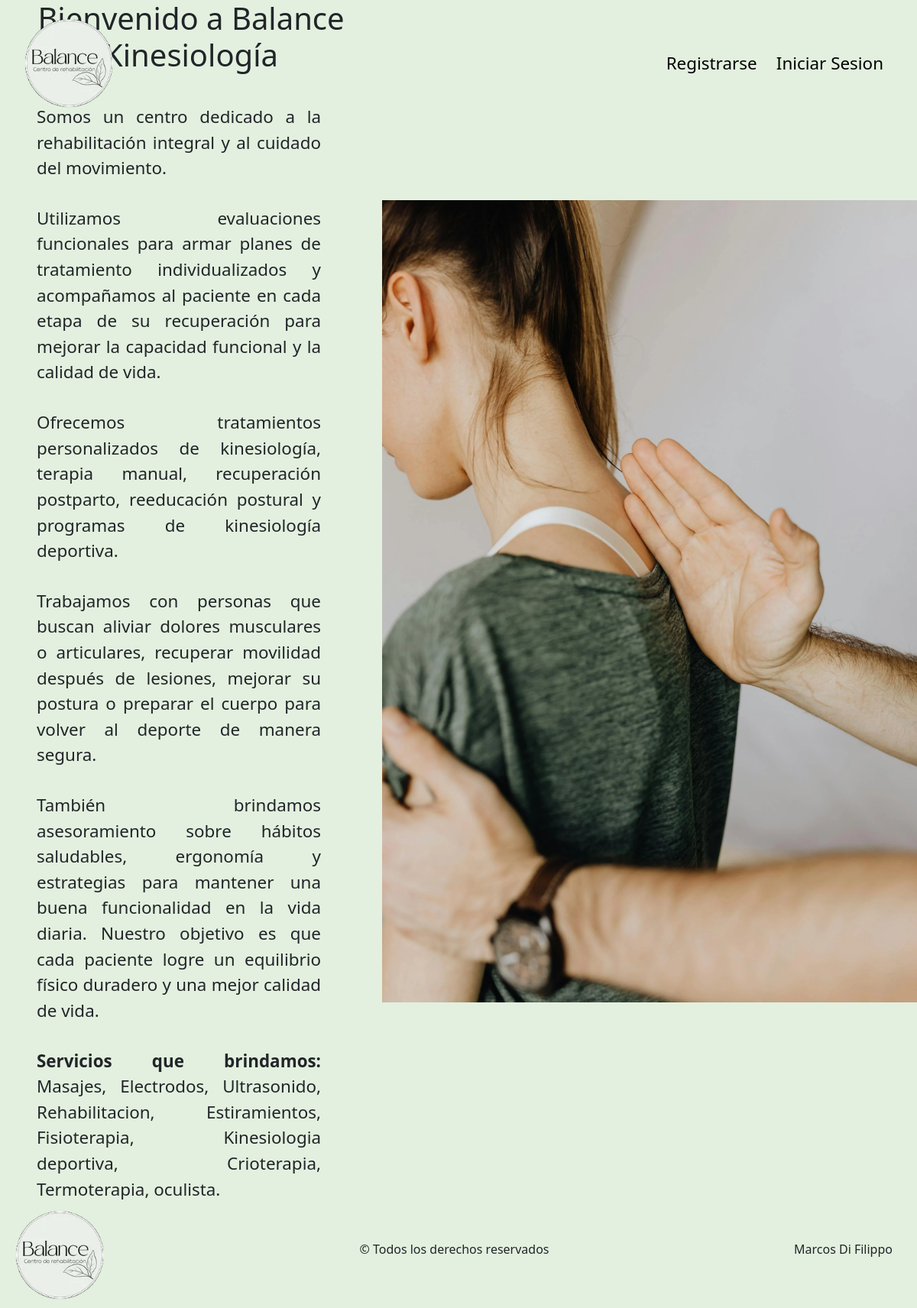
/paginas/index.php, run on an earlier commit of the app's database.
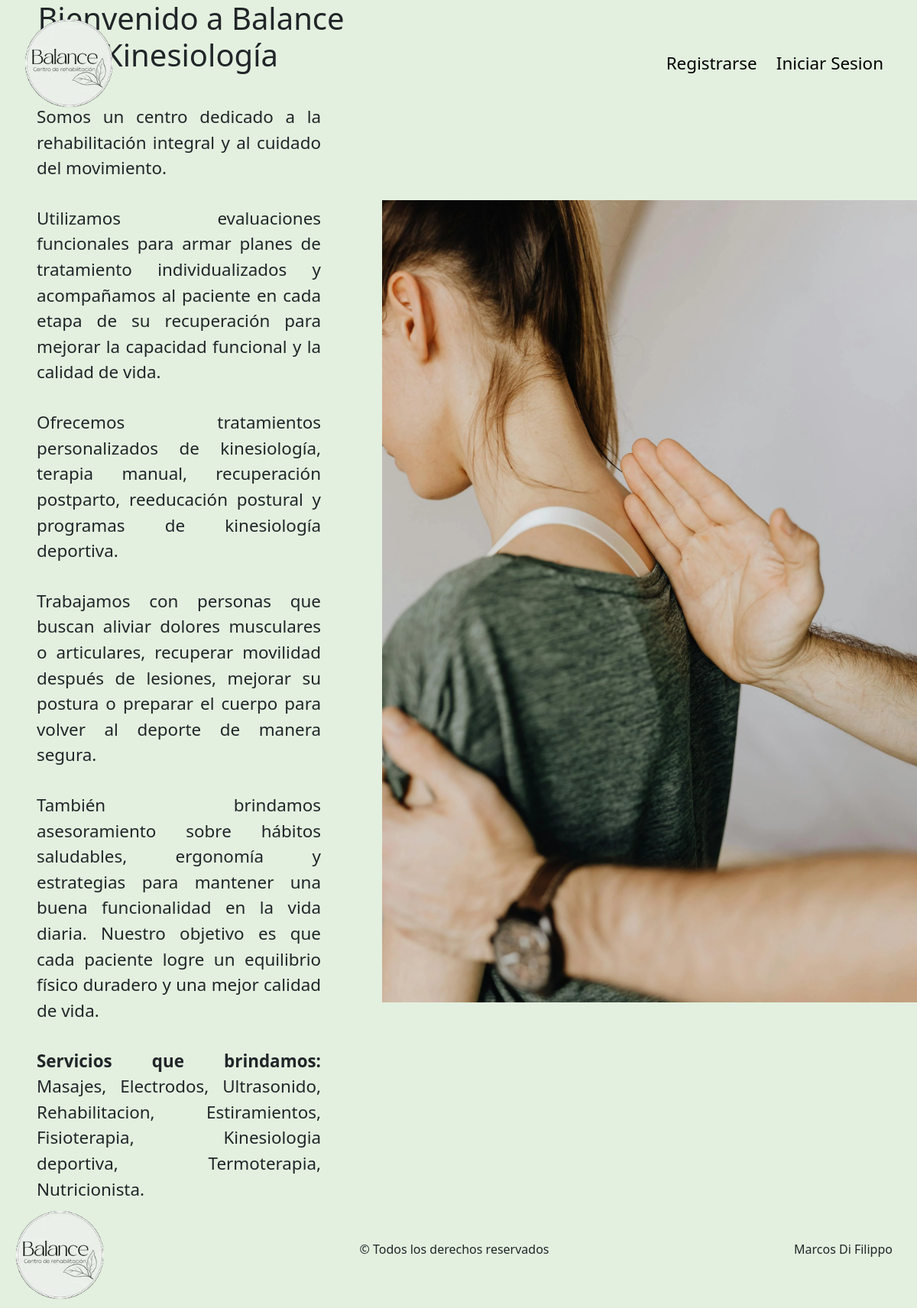
And on a later commit of the database.
### tables this page shows
CREATE TABLE IF NOT EXISTS `tratamientos` (
  `id_tratamientos` int NOT NULL AUTO_INCREMENT,
  `nombre` varchar(45) NOT NULL,
  PRIMARY KEY (`id_tratamientos`),
  UNIQUE KEY `id_tratamientos_UNIQUE` (`id_tratamientos`)
);

### admin/abml/lectura.php (called while the page is built, shortened)
<?php
    $lecturaTratamientos = "SELECT * FROM `tratamientos`";
?>

### paginas/index.php (the view)
<?php
    include_once("../componentes/header.php");
?>
<main id="main-index">
    <section class="section-index">
        <article class="article-bienvenida">
            <h1>Bienvenido a Balance Kinesiología</h1>
            <p>
                Somos un centro dedicado a la rehabilitación integral y al cuidado del movimiento.
            </p>
            <p>
                Utilizamos evaluaciones funcionales para armar planes de tratamiento individualizados y acompañamos al paciente en cada etapa de su recuperación para mejorar la capacidad funcional y la calidad de vida.
            </p>
            <p>
                Ofrecemos tratamientos personalizados de kinesiología, terapia manual, recuperación postparto, reeducación postural y programas de kinesiología deportiva.
            </p>
            <p>
                Trabajamos con personas que buscan aliviar dolores musculares o articulares, recuperar movilidad después de lesiones, mejorar su postura o preparar el cuerpo para volver al deporte de manera segura.
            </p>
            <p>
                También brindamos asesoramiento sobre hábitos saludables, ergonomía y estrategias para mantener una buena funcionalidad en la vida diaria. Nuestro objetivo es que cada paciente logre un equilibrio físico duradero y una mejor calidad de vida.
            </p>
            <p>
                <strong>Servicios que brindamos: </strong> <?php
                    $indice = 0;
                    $resultadoTratamientos = mysqli_query($conexion, $lecturaTratamientos);
                    while($tratamiento = mysqli_fetch_array($resultadoTratamientos)) {
                        $indice++;
                        if ($indice == mysqli_num_rows($resultadoTratamientos)) {
                            echo "$tratamiento[nombre].";
                        }
                        else {
                            echo "$tratamiento[nombre], ";
                        }
                    }
                ?>
            </p>
        </article>
        <article>
            <img class="imagen-index" src="../imagenes/imagen-index.webp" alt="">
        </article>
    </section>
</main>
<?php
    include_once("../componentes/footer.php");
?>

### componentes/header.php (shortened to what this page needs)
<!DOCTYPE html>
<html lang="en">
<head>
    <?php
        include_once("../librerias/bootstrap-css.php");
        include_once("../admin/abml/lectura.php");
    ?>
    <link rel="stylesheet" href="../css-paginas/main.css">
</head>
<body>
    <header>
        <nav class="navbar navbar-expand-lg bg-body-tertiary">
            <div class="container-fluid">
                <a class="navbar-brand" href="../paginas/index.php">
                    <img class="logo" src="../imagenes/logo-kine.webp" alt="logo">
                </a>
            </div>
            <div class="div-log d-flex justift-content-center align-items-center">
                <?php
                    if ($_SESSION == NULL) {
                        echo "<a href='../paginas/register.php'>Registrarse</a>";
                        echo "<a href='login.php'>Iniciar Sesion</a>";
                    }
                    else {
                        echo "<a class='ms-5' href='../log/cerrarSesion.php'>Cerrar Sesion</a>";
                    }
                ?>
            </div>
        </nav>
    </header>

### librerias/bootstrap-css.php (shortened to what this page needs)
<link href="https://cdn.jsdelivr.net/npm/bootstrap@5.3.8/dist/css/bootstrap.min.css" rel="stylesheet">

### componentes/footer.php (shortened to what this page needs)
<footer class="d-flex justify-content-between align-items-center">
    <a href="../paginas/index.php">
        <img class="logo" src="../imagenes/logo-kine.webp" alt="">
    </a>
    <p>
        &copy; Todos los derechos reservados
    </p>
    <p>
        Marcos Di Filippo
    </p>
</footer>
</body>
</html>

### css-paginas/main.css (style rules this page uses)
* { margin: 0; padding: 0; }
.logo { width: 150px; height: auto; }
.div-log { width: 400px; margin-right: 2.5rem; }
.div-log > a { text-decoration: none; font-size: 1.4rem; width: 100%; color: black; transition: font-size 0.2s ease; }
.section-index { display: flex; justify-content: space-between; align-items: center; }
.article-bienvenida { display: flex; flex-direction: column; row-gap: 2rem; }
.article-bienvenida h1 { text-align: center; }
.article-bienvenida p { font-size: 1.4rem; margin: 0 5rem 0 3rem; text-align: justify; }
.imagen-index { width: 700px; }
#main-index { background-color: #e3f0df; }
.navbar { position: fixed; width: 100%; background-color: transparent !important; }
footer { background-color: #e3f0df; }
footer p:last-of-type { margin-right: 2rem; }

What changed in the data, as far as the page shows it:
removed tratamientos: nombre "Crioterapia"
removed tratamientos: nombre "oculista"
added tratamientos: nombre "Nutricionista"
